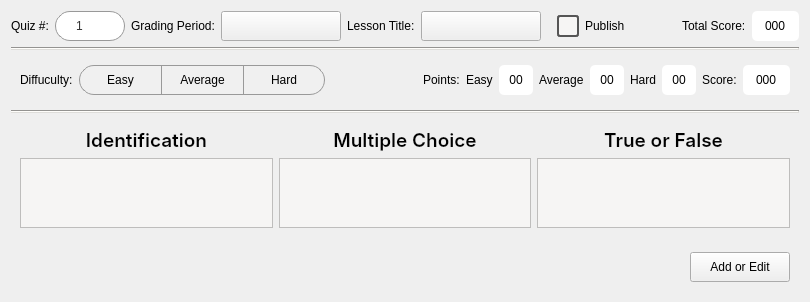
      <widget class="QWidget" name="pageQuiz">
       <property name="styleSheet">
        <string notr="true">QComboBox[class=&quot;combobox-main&quot;] {
    height: 30px;
    border: 1px solid #999;
    border-radius: 15px; /* Fully rounded pills */
    padding-left: 10px;
    background-color: #ffffff;
    color: #333333;
    font: 10pt &quot;Inter Medium&quot;; /* Consolidated font settings */
    selection-background-color: #7eb4d7;
}

QComboBox:focus {
    border: 1px solid #007BFF;
}

QComboBox:hover {
    border: 1px solid #3498db;
}

QComboBox::drop-down {
    subcontrol-origin: padding;
    subcontrol-position: top right;
    width: 30px;
    border-left-width: 0px;
    /* Match the 15px border-radius of the main control */
    border-top-right-radius: 15px;
    border-bottom-right-radius: 15px;
}

QComboBox::down-arrow {
    image: url(:/Images/Images/caret-down.png);
    border: none;
    width: 8px;
    height: 8px;
}

QComboBox QAbstractItemView {
    background-color: white !important;
    border: 1px solid #999;
    selection-background-color: #7eb4d7;
    selection-color: #ffffff;
    outline: 0; /* Removes the ugly dotted focus border */
}

QComboBox QAbstractItemView::item {
    padding-left: 10px;
    border-radius: 4px;
    color: #333333;
}

/* Hover state for items inside the dropdown */
QComboBox[class=&quot;combobox-main&quot;] QAbstractItemView::item:hover {
    background-color: #7eb4d7;
    color: #ffffff;
}

QSpinBox {
	font: 10pt &quot;Inter Medium&quot;;
    height: 30px;
    border: 1px solid #999;
    border-radius: 15px;
    padding: 0px 5px 0px;
    background-color: #ffffff;
    color: #333333;
    selection-background-color: #7eb4d7;
}

QSpinBox:focus {
    border: 1px solid #007BFF;
}

QSpinBox:hover {
    border: 1px solid #3498db;
}

QSpinBox::up-button {
    subcontrol-origin: border;
    subcontrol-position: top right;
    width: 8px;
    height: 8px;
    border-top-right-radius: 15px;
    padding: 6px 10px 6px 2px;
	color: rgb(119, 118, 123);
}

QSpinBox::down-button {
    subcontrol-origin: border;
    subcontrol-position: bottom right;
    width: 8px;
    height: 8px;
    border-bottom-right-radius: 15px;
    padding: 6px 10px 6px 2px;
	color: rgb(119, 118, 123);
}

QSpinBox::up-arrow {
    image: url(:/Images/Images/caret-up.png);
    width: 8px;
    height: 8px;
}

QSpinBox::down-arrow {
    image: url(:/Images/Images/caret-down.png);
    width: 8px;
    height: 8px;
}</string>
       </property>
       <layout class="QVBoxLayout" name="verticalLayout_8">
        <item>
         <layout class="QHBoxLayout" name="headerLayout">
          <item>
           <widget class="QLabel" name="labelGradingPeriod_2">
            <property name="maximumSize">
             <size>
              <width>16777215</width>
              <height>30</height>
             </size>
            </property>
            <property name="text">
             <string>Quiz #:</string>
            </property>
           </widget>
          </item>
          <item>
           <widget class="QSpinBox" name="quiz_no">
            <property name="minimumSize">
             <size>
              <width>70</width>
              <height>30</height>
             </size>
            </property>
            <property name="maximumSize">
             <size>
              <width>70</width>
              <height>30</height>
             </size>
            </property>
            <property name="styleSheet">
             <string notr="true"/>
            </property>
            <property name="alignment">
             <set>Qt::AlignCenter</set>
            </property>
            <property name="minimum">
             <number>1</number>
            </property>
            <property name="maximum">
             <number>999</number>
            </property>
            <property name="value">
             <number>1</number>
            </property>
           </widget>
          </item>
          <item>
           <widget class="QLabel" name="labelGradingPeriod">
            <property name="maximumSize">
             <size>
              <width>16777215</width>
              <height>30</height>
             </size>
            </property>
            <property name="text">
             <string>Grading Period:</string>
            </property>
           </widget>
          </item>
          <item>
           <widget class="QComboBox" name="cbGradingPeriod">
            <property name="minimumSize">
             <size>
              <width>120</width>
              <height>30</height>
             </size>
            </property>
            <property name="maximumSize">
             <size>
              <width>16777215</width>
              <height>30</height>
             </size>
            </property>
            <property name="styleSheet">
             <string notr="true"/>
            </property>
            <property name="class" stdset="0">
             <string>combobox-main</string>
            </property>
           </widget>
          </item>
          <item>
           <widget class="QLabel" name="labelLesson">
            <property name="text">
             <string>Lesson Title:</string>
            </property>
           </widget>
          </item>
          <item>
           <widget class="QComboBox" name="cbLessonName">
            <property name="minimumSize">
             <size>
              <width>120</width>
              <height>30</height>
             </size>
            </property>
            <property name="maximumSize">
             <size>
              <width>16777215</width>
              <height>30</height>
             </size>
            </property>
            <property name="styleSheet">
             <string notr="true"/>
            </property>
            <property name="class" stdset="0">
             <string>combobox-main</string>
            </property>
           </widget>
          </item>
          <item>
           <layout class="QHBoxLayout" name="horizontalLayout_6"/>
          </item>
          <item>
           <widget class="QCheckBox" name="checkBoxPublish">
            <property name="minimumSize">
             <size>
              <width>0</width>
              <height>30</height>
             </size>
            </property>
            <property name="maximumSize">
             <size>
              <width>16777215</width>
              <height>30</height>
             </size>
            </property>
            <property name="cursor">
             <cursorShape>PointingHandCursor</cursorShape>
            </property>
            <property name="styleSheet">
             <string notr="true">QCheckBox {
	background-color: transparent;
	padding: 5px 10px;
}
QCheckBox::indicator {
	width: 18px;
	height: 18px;
	background-color: rgb(246, 245, 244);
	border: 2px solid #555555;
	border-radius: 3px;
}
QCheckBox::indicator:checked {
	image: url(:/Images/Images/check.png);
}</string>
            </property>
            <property name="text">
             <string>Publish</string>
            </property>
           </widget>
          </item>
          <item>
           <spacer name="horizontalSpacer_9">
            <property name="orientation">
             <enum>Qt::Horizontal</enum>
            </property>
            <property name="sizeHint" stdset="0">
             <size>
              <width>40</width>
              <height>20</height>
             </size>
            </property>
           </spacer>
          </item>
          <item>
           <widget class="QLabel" name="label_7">
            <property name="minimumSize">
             <size>
              <width>0</width>
              <height>30</height>
             </size>
            </property>
            <property name="maximumSize">
             <size>
              <width>16777215</width>
              <height>30</height>
             </size>
            </property>
            <property name="text">
             <string>Total Score:</string>
            </property>
           </widget>
          </item>
          <item>
           <widget class="QLabel" name="label_totalScore">
            <property name="minimumSize">
             <size>
              <width>0</width>
              <height>30</height>
             </size>
            </property>
            <property name="maximumSize">
             <size>
              <width>16777215</width>
              <height>30</height>
             </size>
            </property>
            <property name="styleSheet">
             <string notr="true">background-color: rgb(255, 255, 255); padding: 0px 10px 0px; border-radius: 5px;</string>
            </property>
            <property name="text">
             <string>000</string>
            </property>
           </widget>
          </item>
         </layout>
        </item>
        <item>
         <widget class="Line" name="line_3">
          <property name="styleSheet">
           <string notr="true">background-color: rgb(222, 221, 218);</string>
          </property>
          <property name="orientation">
           <enum>Qt::Horizontal</enum>
          </property>
         </widget>
        </item>
        <item>
         <widget class="QWidget" name="widget_quiz_1" native="true">
          <property name="styleSheet">
           <string notr="true">#frame_6 { background-color: transparent; }</string>
          </property>
          <layout class="QHBoxLayout" name="horizontalLayout">
           <item>
            <widget class="QLabel" name="label_6">
             <property name="maximumSize">
              <size>
               <width>16777215</width>
               <height>30</height>
              </size>
             </property>
             <property name="text">
              <string>Diffuculty:</string>
             </property>
            </widget>
           </item>
           <item>
            <widget class="QWidget" name="widget_4" native="true">
             <property name="styleSheet">
              <string notr="true">/* Base style for all difficulty buttons */
QPushButton {
    border: 1px solid #999;
    padding: 5px 15px;
	font: 10pt &quot;Inter&quot;;
    background-color: #f0f0f0; /* Default neutral color */
}

/* LEFT BUTTON (Easy) */
QPushButton#btnEasy {
    border-top-left-radius: 15px;
    border-bottom-left-radius: 15px;
    border-right: none; /* Avoid double borders in the middle */
}
QPushButton#btnEasy:checked {
    background-color: #72D582; /* Green */
	border: 2px solid #448D50;
    color: #000;
}

/* MIDDLE BUTTON (Average) */
QPushButton#btnAverage {
    border-radius: 0px;
    border-right: none;
}
QPushButton#btnAverage:checked {
	background-color: #FFF2AC; /* Yellow */
	border: 2px solid #FCB988;
	color: #000;
}

/* RIGHT BUTTON (Hard) */
QPushButton#btnHard {
    border-top-right-radius: 15px;
    border-bottom-right-radius: 15px;
}
QPushButton#btnHard:checked {
	background-color: #F07D75; /* Red */
	border: 2px solid #E65247;
	color: #000;
}

/* Hover effect */
QPushButton:hover {
    background-color: #e0e0e0;
}</string>
             </property>
             <layout class="QHBoxLayout" name="horizontalLayout_11">
              <property name="spacing">
               <number>0</number>
              </property>
              <property name="leftMargin">
               <number>0</number>
              </property>
              <property name="topMargin">
               <number>0</number>
              </property>
              <property name="rightMargin">
               <number>0</number>
              </property>
              <property name="bottomMargin">
               <number>0</number>
              </property>
              <item>
               <widget class="QPushButton" name="btnEasy">
                <property name="minimumSize">
                 <size>
                  <width>82</width>
                  <height>30</height>
                 </size>
                </property>
                <property name="maximumSize">
                 <size>
                  <width>82</width>
                  <height>30</height>
                 </size>
                </property>
                <property name="cursor">
                 <cursorShape>PointingHandCursor</cursorShape>
                </property>
                <property name="styleSheet">
                 <string notr="true"/>
                </property>
                <property name="text">
                 <string>Easy</string>
                </property>
               </widget>
              </item>
              <item>
               <widget class="QPushButton" name="btnAverage">
                <property name="minimumSize">
                 <size>
                  <width>82</width>
                  <height>30</height>
                 </size>
                </property>
                <property name="maximumSize">
                 <size>
                  <width>82</width>
                  <height>30</height>
                 </size>
                </property>
                <property name="cursor">
                 <cursorShape>PointingHandCursor</cursorShape>
                </property>
                <property name="styleSheet">
                 <string notr="true"/>
                </property>
                <property name="text">
                 <string>Average</string>
                </property>
               </widget>
              </item>
              <item>
               <widget class="QPushButton" name="btnHard">
                <property name="minimumSize">
                 <size>
                  <width>82</width>
                  <height>30</height>
                 </size>
                </property>
                <property name="maximumSize">
                 <size>
                  <width>82</width>
                  <height>30</height>
                 </size>
                </property>
                <property name="cursor">
                 <cursorShape>PointingHandCursor</cursorShape>
                </property>
                <property name="styleSheet">
                 <string notr="true"/>
                </property>
                <property name="text">
                 <string>Hard</string>
                </property>
               </widget>
              </item>
             </layout>
            </widget>
           </item>
           <item>
            <spacer name="horizontalSpacer_10">
             <property name="orientation">
              <enum>Qt::Horizontal</enum>
             </property>
             <property name="sizeHint" stdset="0">
              <size>
               <width>40</width>
               <height>20</height>
              </size>
             </property>
            </spacer>
           </item>
           <item>
            <widget class="QLabel" name="label_21">
             <property name="maximumSize">
              <size>
               <width>16777215</width>
               <height>30</height>
              </size>
             </property>
             <property name="styleSheet">
              <string notr="true">font: 10pt &quot;Inter SemiBold&quot;;</string>
             </property>
             <property name="text">
              <string>Points:</string>
             </property>
            </widget>
           </item>
           <item>
            <widget class="QLabel" name="label_15">
             <property name="maximumSize">
              <size>
               <width>16777215</width>
               <height>30</height>
              </size>
             </property>
             <property name="text">
              <string>Easy</string>
             </property>
            </widget>
           </item>
           <item>
            <widget class="QLabel" name="multiplier_easy">
             <property name="minimumSize">
              <size>
               <width>0</width>
               <height>30</height>
              </size>
             </property>
             <property name="maximumSize">
              <size>
               <width>16777215</width>
               <height>30</height>
              </size>
             </property>
             <property name="styleSheet">
              <string notr="true">background-color: rgb(255, 255, 255); padding: 0px 10px 0px; border-radius: 5px;</string>
             </property>
             <property name="text">
              <string>00</string>
             </property>
             <property name="alignment">
              <set>Qt::AlignCenter</set>
             </property>
            </widget>
           </item>
           <item>
            <widget class="QLabel" name="label_22">
             <property name="maximumSize">
              <size>
               <width>16777215</width>
               <height>30</height>
              </size>
             </property>
             <property name="text">
              <string>Average</string>
             </property>
            </widget>
           </item>
           <item>
            <widget class="QLabel" name="multiplier_average">
             <property name="minimumSize">
              <size>
               <width>0</width>
               <height>30</height>
              </size>
             </property>
             <property name="maximumSize">
              <size>
               <width>16777215</width>
               <height>30</height>
              </size>
             </property>
             <property name="styleSheet">
              <string notr="true">background-color: rgb(255, 255, 255); padding: 0px 10px 0px; border-radius: 5px;</string>
             </property>
             <property name="text">
              <string>00</string>
             </property>
             <property name="alignment">
              <set>Qt::AlignCenter</set>
             </property>
            </widget>
           </item>
           <item>
            <widget class="QLabel" name="label_23">
             <property name="maximumSize">
              <size>
               <width>16777215</width>
               <height>30</height>
              </size>
             </property>
             <property name="text">
              <string>Hard</string>
             </property>
            </widget>
           </item>
           <item>
            <widget class="QLabel" name="multiplier_hard">
             <property name="minimumSize">
              <size>
               <width>0</width>
               <height>30</height>
              </size>
             </property>
             <property name="maximumSize">
              <size>
               <width>16777215</width>
               <height>30</height>
              </size>
             </property>
             <property name="styleSheet">
              <string notr="true">background-color: rgb(255, 255, 255); padding: 0px 10px 0px; border-radius: 5px;</string>
             </property>
             <property name="text">
              <string>00</string>
             </property>
             <property name="alignment">
              <set>Qt::AlignCenter</set>
             </property>
            </widget>
           </item>
           <item>
            <widget class="QLabel" name="label_3">
             <property name="minimumSize">
              <size>
               <width>0</width>
               <height>30</height>
              </size>
             </property>
             <property name="text">
              <string>Score:</string>
             </property>
            </widget>
           </item>
           <item>
            <widget class="QLabel" name="label_scoreperlevel">
             <property name="minimumSize">
              <size>
               <width>0</width>
               <height>30</height>
              </size>
             </property>
             <property name="maximumSize">
              <size>
               <width>16777215</width>
               <height>30</height>
              </size>
             </property>
             <property name="styleSheet">
              <string notr="true">background-color: rgb(255, 255, 255); padding: 0px 10px 0px; border-radius: 5px;</string>
             </property>
             <property name="text">
              <string>000</string>
             </property>
            </widget>
           </item>
          </layout>
         </widget>
        </item>
        <item>
         <widget class="Line" name="line_7">
          <property name="styleSheet">
           <string notr="true">background-color: rgb(222, 221, 218);</string>
          </property>
          <property name="orientation">
           <enum>Qt::Horizontal</enum>
          </property>
         </widget>
        </item>
        <item>
         <widget class="QWidget" name="widget_quiz_2" native="true">
          <layout class="QGridLayout" name="gridLayout">
           <item row="4" column="2">
            <widget class="QScrollArea" name="scrollArea_tf">
             <property name="styleSheet">
              <string notr="true">background-color: rgb(246, 245, 244);</string>
             </property>
             <property name="widgetResizable">
              <bool>true</bool>
             </property>
             <widget class="QWidget" name="scrollAreaWidgetContents_4">
              <property name="geometry">
               <rect>
                <x>0</x>
                <y>0</y>
                <width>312</width>
                <height>502</height>
               </rect>
              </property>
              <layout class="QVBoxLayout" name="verticalLayout_13"/>
             </widget>
            </widget>
           </item>
           <item row="2" column="2">
            <widget class="QLabel" name="label_13">
             <property name="font">
              <font>
               <family>Inter SemiBold</family>
               <pointsize>14</pointsize>
               <weight>8</weight>
               <italic>false</italic>
               <bold>false</bold>
              </font>
             </property>
             <property name="styleSheet">
              <string notr="true">font: 63 14pt &quot;Inter SemiBold&quot;;</string>
             </property>
             <property name="text">
              <string>True or False</string>
             </property>
             <property name="alignment">
              <set>Qt::AlignCenter</set>
             </property>
            </widget>
           </item>
           <item row="4" column="1">
            <widget class="QScrollArea" name="scrollArea_mc">
             <property name="styleSheet">
              <string notr="true">background-color: rgb(246, 245, 244);</string>
             </property>
             <property name="widgetResizable">
              <bool>true</bool>
             </property>
             <widget class="QWidget" name="scrollAreaWidgetContents_3">
              <property name="geometry">
               <rect>
                <x>0</x>
                <y>0</y>
                <width>311</width>
                <height>502</height>
               </rect>
              </property>
              <layout class="QVBoxLayout" name="verticalLayout_12"/>
             </widget>
            </widget>
           </item>
           <item row="4" column="0">
            <widget class="QScrollArea" name="scrollArea_id">
             <property name="styleSheet">
              <string notr="true">background-color: rgb(246, 245, 244);</string>
             </property>
             <property name="widgetResizable">
              <bool>true</bool>
             </property>
             <widget class="QWidget" name="scrollAreaWidgetContents_2">
              <property name="geometry">
               <rect>
                <x>0</x>
                <y>0</y>
                <width>312</width>
                <height>502</height>
               </rect>
              </property>
              <layout class="QVBoxLayout" name="verticalLayout_11"/>
             </widget>
            </widget>
           </item>
           <item row="2" column="0">
            <widget class="QLabel" name="label_11">
             <property name="font">
              <font>
               <family>Inter SemiBold</family>
               <pointsize>14</pointsize>
               <weight>50</weight>
               <italic>false</italic>
               <bold>false</bold>
              </font>
             </property>
             <property name="styleSheet">
              <string notr="true">font: 14pt &quot;Inter SemiBold&quot;;</string>
             </property>
             <property name="text">
              <string>Identification</string>
             </property>
             <property name="alignment">
              <set>Qt::AlignCenter</set>
             </property>
            </widget>
           </item>
           <item row="2" column="1">
            <widget class="QLabel" name="label_12">
             <property name="font">
              <font>
               <family>Inter SemiBold</family>
               <pointsize>14</pointsize>
               <weight>8</weight>
               <italic>false</italic>
               <bold>false</bold>
              </font>
             </property>
             <property name="styleSheet">
              <string notr="true">font: 63 14pt &quot;Inter SemiBold&quot;;</string>
             </property>
             <property name="text">
              <string>Multiple Choice</string>
             </property>
             <property name="alignment">
              <set>Qt::AlignCenter</set>
             </property>
            </widget>
           </item>
          </layout>
         </widget>
        </item>
        <item>
         <widget class="QWidget" name="widget_quiz_3" native="true">
          <layout class="QHBoxLayout" name="horizontalLayout_12">
           <item>
            <spacer name="horizontalSpacer_5">
             <property name="orientation">
              <enum>Qt::Horizontal</enum>
             </property>
             <property name="sizeHint" stdset="0">
              <size>
               <width>40</width>
               <height>20</height>
              </size>
             </property>
            </spacer>
           </item>
           <item>
            <widget class="QPushButton" name="btnQuizAdd">
             <property name="minimumSize">
              <size>
               <width>100</width>
               <height>30</height>
              </size>
             </property>
             <property name="maximumSize">
              <size>
               <width>16777215</width>
               <height>30</height>
              </size>
             </property>
             <property name="cursor">
              <cursorShape>PointingHandCursor</cursorShape>
             </property>
             <property name="text">
              <string>Add or Edit</string>
             </property>
             <property name="class" stdset="0">
              <string>button-normal</string>
             </property>
            </widget>
           </item>
          </layout>
         </widget>
        </item>
       </layout>
      </widget>
